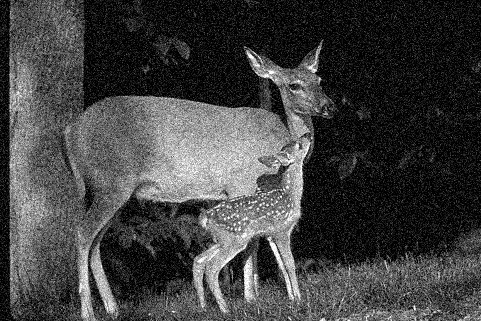
#> input picture Figures/noisy_image0_noise_lvl25.jpg, 481 x 321 px
$ jupyter execute --allow-errors discrete_wave_transform_demo.ipynb   (shell and % lines are left out)   (older library calls are emulated)
#> lines starting #> are read from the running program, lines starting #| are printed output that depends on the picture; long printed decimals are rounded
[cell 1]
# Import functions and libraries
import numpy as np
import matplotlib.pyplot as plt
import scipy
import cv2
from PIL import Image
from numpy import pi
from numpy import sin
from numpy import zeros
from numpy import r_
from scipy import signal
from scipy import misc # pip install Pillow
import matplotlib.pylab as pylab
from sklearn.feature_extraction.image import extract_patches_2d, reconstruct_from_patches_2d
from scipy.fft import fft2, ifft2, fftshift, ifftshift

pylab.rcParams['figure.figsize'] = (20.0, 7.0)

## Display image

[cell 2]
im = Image.open("Figures/noisy_image0_noise_lvl25.jpg")
#> im is the input picture: PIL image 481x321 L; min 0, max 255, mean 65
im = im.resize((512, 512))
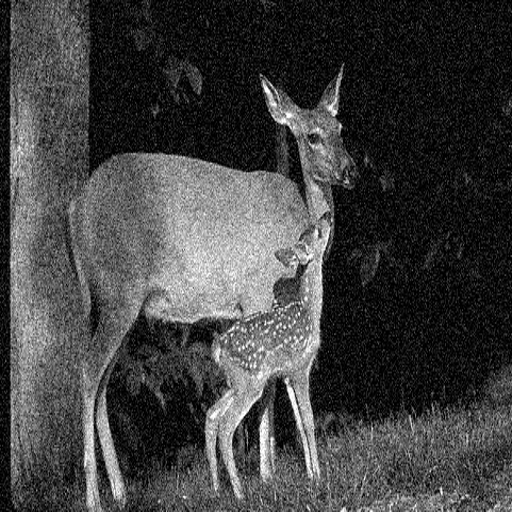
#> im: PIL image 512x512 L; min 0, max 255, mean 65.1
# im = misc.imread("barbara.png").astype(float)

f = plt.figure()
plt.imshow(im,cmap='gray')

[cell 3]
import pywt

def wavelet_dct2(a):
    return pywt.dwt2(a, 'haar')

def wavelet_idct2(coeffs):
    return pywt.idwt2(coeffs, 'haar')

[cell 4]
def denoise_image(original_image, level=1, wavelet='haar', threshold_type='hard', threshold_value=20):

#> called with level = 2, wavelet = 'haar', threshold_type = 'hard', threshold_value = 20
    coeffs = pywt.wavedec2(original_image, wavelet, level=level)
#> coeffs = 3 items

    coeffs = [tuple(pywt.threshold(c, threshold_value, mode=threshold_type)) for c in coeffs]

    # Reconstruct the denoised image
    denoised_image = pywt.waverec2(coeffs, 'haar')

    # denoised_image = np.uint8(np.clip(denoised_image, 0, 255))  # Clip values to [0, 255]

    return denoised_image


output_image = denoise_image(im, level=2)

[cell 5]
plt.figure()
plt.imshow(output_image,cmap='gray')
plt.title("Denoised image" )

[cell 6]
dft_image = fftshift(fft2(im-output_image))

# Compute the magnitude spectrum
magnitude_spectrum = np.abs(dft_image)
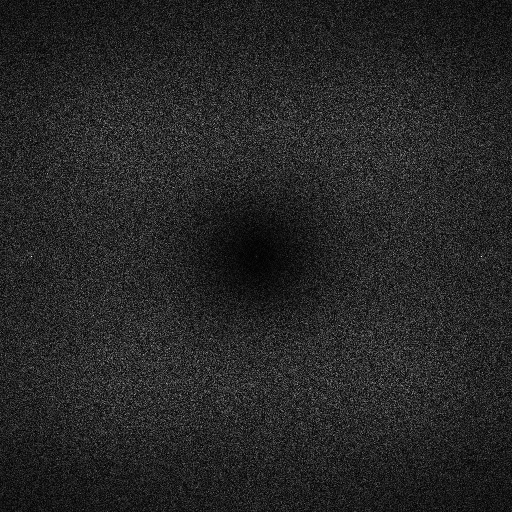
#> magnitude_spectrum: shape (512, 512) float64; min 10.15, max 23616.3, mean 3550; drawn with min black and max white

# Plot the magnitude spectrum
plt.figure(figsize=(10, 6))
plt.imshow(np.log(magnitude_spectrum + 1), cmap='gray')
plt.colorbar(label='Log Magnitude')
plt.title('Magnitude Spectrum (DFT) of Image')
plt.xlabel('Horizontal Frequency')
plt.ylabel('Vertical Frequency')
plt.show()
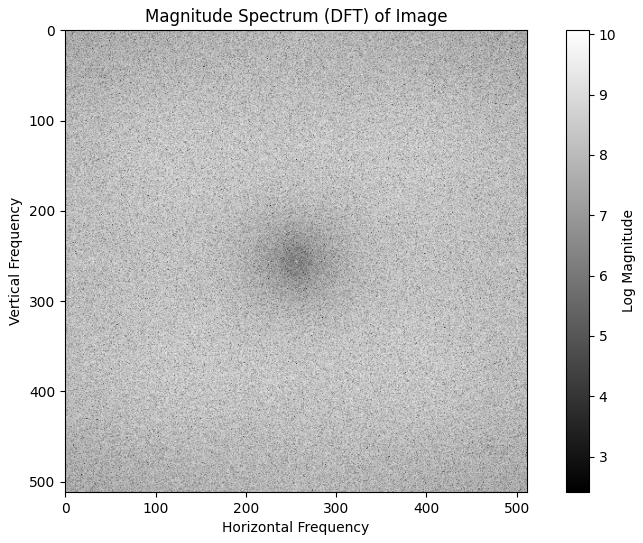
#> figure drawn by matplotlib, 2 panels

plt.figure()
plt.imshow((im-output_image) ,cmap='gray')
plt.title("Difference between original and DWT denoised image" )
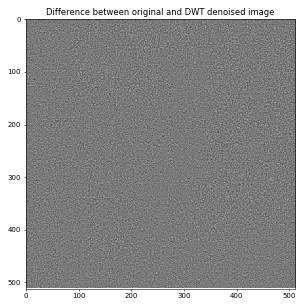
#> figure drawn by matplotlib, 1 panel

[cell 7]
from skimage.metrics import structural_similarity as ssim
from skimage.metrics import peak_signal_noise_ratio as psnr


def compute_metrics(original_image, denoised_image):
    # Ensure both images have the same dimensions
    original_image = cv2.resize(original_image, (denoised_image.shape[1], denoised_image.shape[0]))

    # Compute SSIM
    ssim_value = ssim(original_image, denoised_image)

    # Compute PSNR
    psnr_value = psnr(original_image, denoised_image)

    print("SSIM:", ssim_value)
    print("PSNR:", psnr_value)

[cell 8]
noisy_image = cv2.imread("Figures/noisy_image0_noise_lvl25.jpg", cv2.IMREAD_GRAYSCALE)
clean_image = cv2.imread("Figures/image2.jpg", cv2.IMREAD_GRAYSCALE)
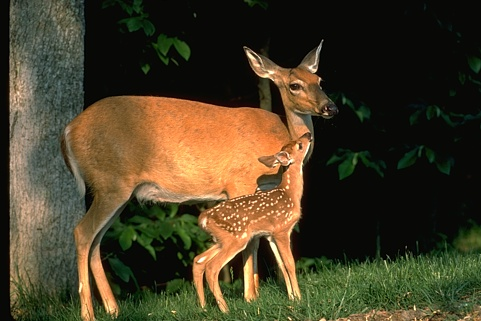
#> input picture Figures/image2.jpg, 481 x 321 px
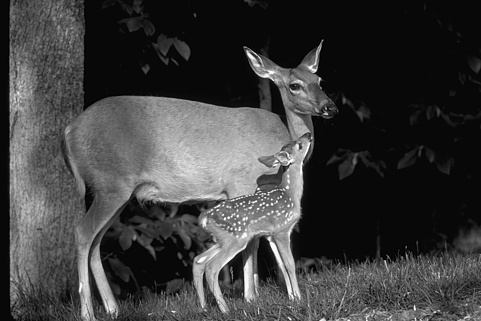
#> clean_image: shape (321, 481); min 0, max 255, mean 62

compute_metrics(clean_image, noisy_image)
#> in compute_metrics, `ssim_value = ssim(original_image, denoised_image)`: ssim_value = 0.393
#> in compute_metrics, `psnr_value = psnr(original_image, denoised_image)`: psnr_value = 21.33
#| SSIM: 0.3934
#| PSNR: 21.328
#> (the rest of this cell did not finish here and is left out)

#> in compute_metrics (call 2), `original_image = cv2.resize(original_image, (denoised_image.shape[1], ..`:
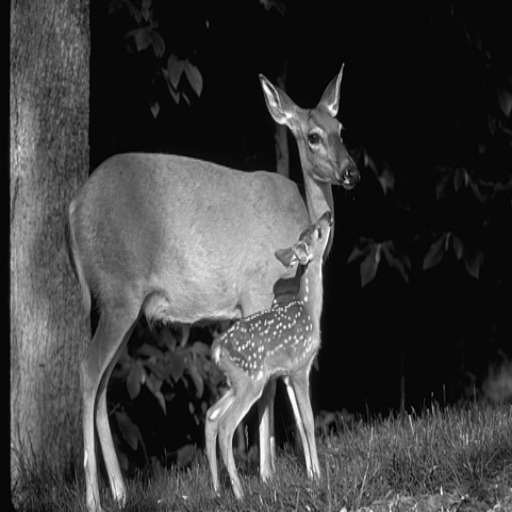
#> original_image: shape (512, 512); min 0, max 255, mean 62
